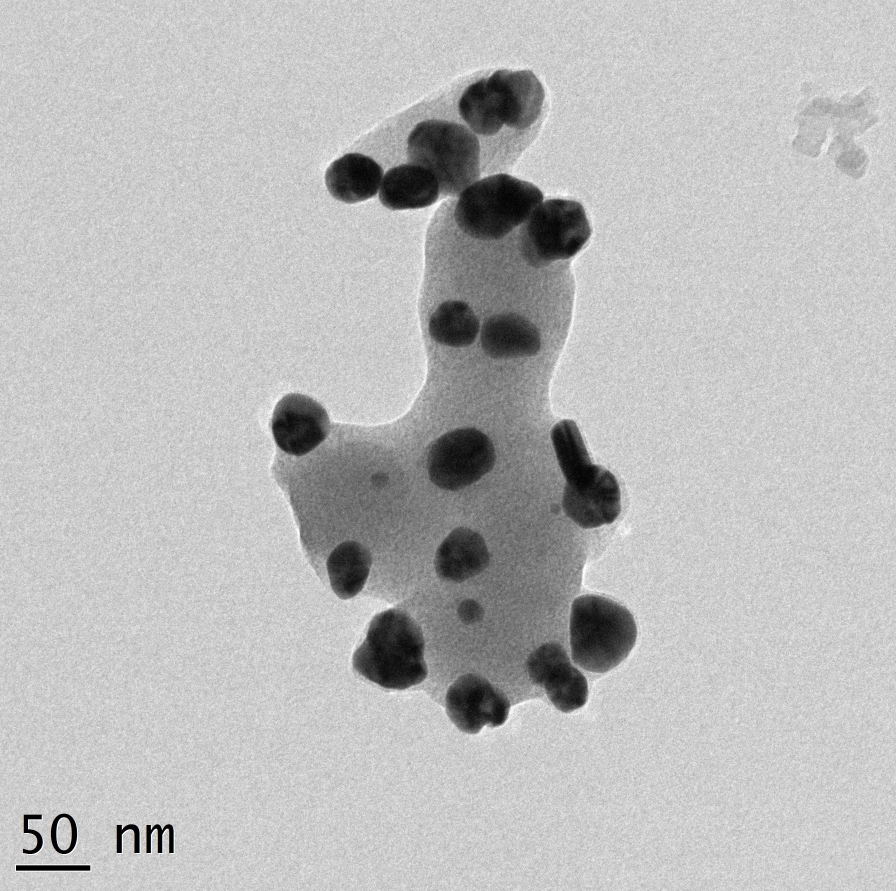
#> input picture basics/sample.jpg, 2688 x 2672 px (shown at 1/3 size)
$ python basic_ops.py   (older library calls are emulated)
#> lines starting #> are read from the running program, lines starting #| are printed output that depends on the picture; after the words box and inside, x2 and y2 are one past the last pixel; in counts of white or black regions, pixels touching at a corner belong together
# Basic Operation Python

# Accessing and Modifying pixel values
import cv2
import numpy as np
import os
from matplotlib import pyplot as plt
import sys
from skimage import io
from scipy import ndimage as nd


# [129 lines left out: functions changePixel, applyGuassianFilter, threshold, otsuThreshold, smoothing, not called in this run]

# smoothing()
# exit()


def morphologicalOps():

    img = cv2.imread(os.path.dirname(__file__) + '/sample.jpg', 0)
#> img: shape (2672, 2688); min 0, max 255, mean 186.8

    # img = cv2.medianBlur(img,5)
    # img = cv2.GaussianBlur(img,(5,5),0)
    th = 127
    maxTh = 255
    ret, thresh1 = cv2.threshold(img, th, maxTh, cv2.THRESH_BINARY )
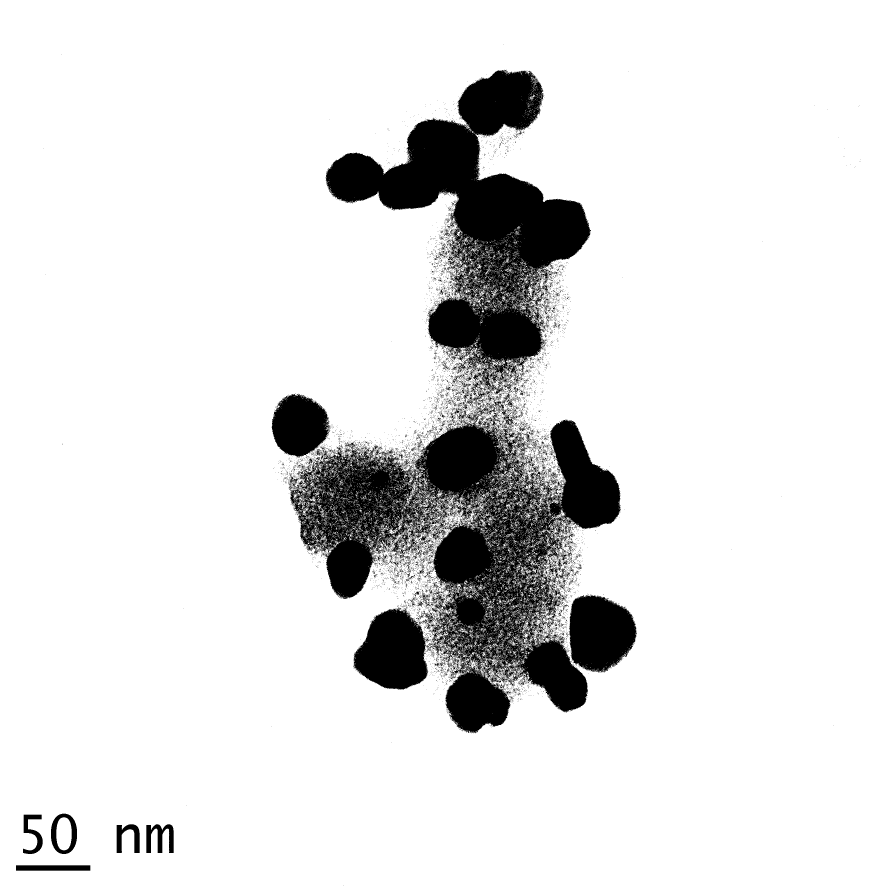
#> thresh1: shape (2672, 2688) (shown at 1/3 size); 88.8% white; 9966 black regions (9678 under 20 px), largest, box (x1, y1, x2, y2) and area: (867, 1207, 1863, 2200) 374494, (977, 209, 1773, 1184) 272834, (1060, 1822, 1285, 2069) 39093
#> ret = 127
    kernel = np.ones((5,5),np.float32)/25
    smoothedImg = cv2.filter2D(thresh1,-1,kernel)
    kernel = np.ones((5,5),np.uint8)
    erosion = cv2.erode(smoothedImg,kernel,iterations = 1)
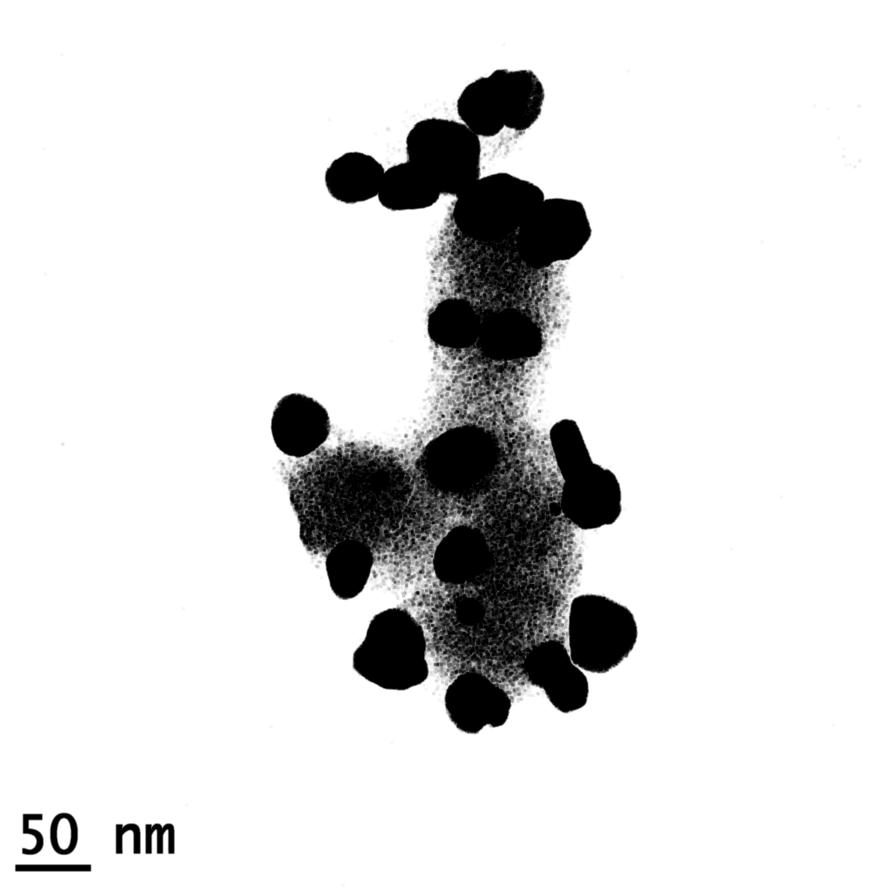
#> erosion: shape (2672, 2688) (shown at 1/3 size); min 0, max 255, mean 222.4
    dilation = cv2.dilate(smoothedImg,kernel,iterations = 1)
    opening = cv2.morphologyEx(smoothedImg, cv2.MORPH_OPEN, kernel)
    closing = cv2.morphologyEx(smoothedImg, cv2.MORPH_CLOSE, kernel)
    gradient = cv2.morphologyEx(smoothedImg, cv2.MORPH_GRADIENT, kernel)
    tophat = cv2.morphologyEx(smoothedImg, cv2.MORPH_TOPHAT, kernel)
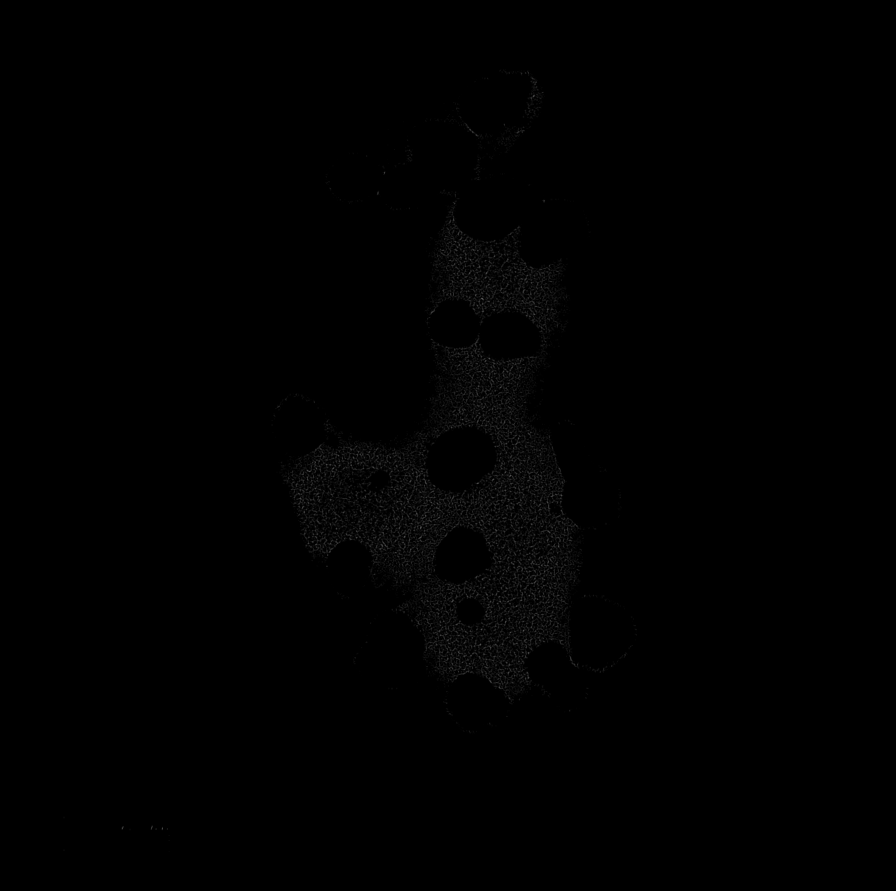
#> tophat: shape (2672, 2688) (shown at 1/3 size); min 0, max 122, mean 0.9
    blackhat = cv2.morphologyEx(smoothedImg, cv2.MORPH_BLACKHAT, kernel)
    dilationAfterErosion = cv2.dilate(erosion,kernel,iterations = 1)
    edges = cv2.Canny(dilationAfterErosion, 100,200)
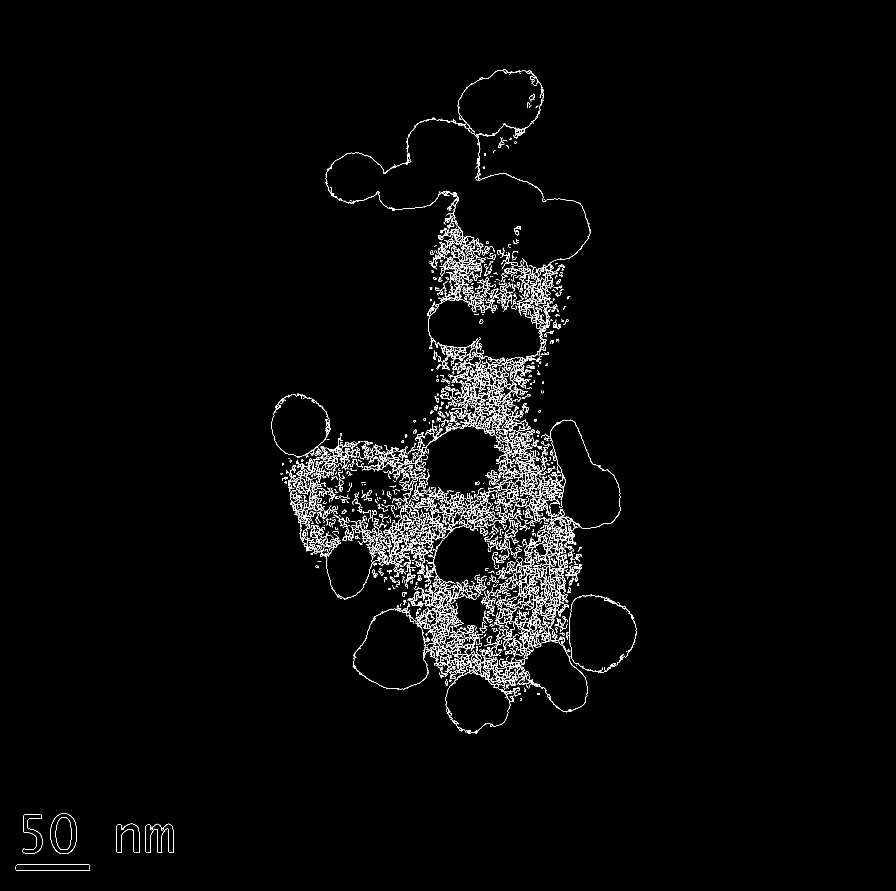
#> edges: shape (2672, 2688) (shown at 1/3 size); 1.6% white in thin lines or dots, all inside (x1, y1, x2, y2) = (46, 209, 1911, 2612)

    image, contours, hierarchy = cv2.findContours(dilationAfterErosion,cv2.RETR_TREE,cv2.CHAIN_APPROX_SIMPLE)
#> contours = 1167 contours, 902 with area under 20; largest, box (x1, y1, x2, y2) and area: (0, 0, 2688, 2672) 7176977, (980, 359, 1769, 805) 138244, (1287, 898, 1623, 1080) 37756, (1653, 1262, 1859, 1584) 37372, (1064, 1830, 1279, 2067) 36162
    cntImg = cv2.drawContours(img, contours, -1, (0,255,0), 3)
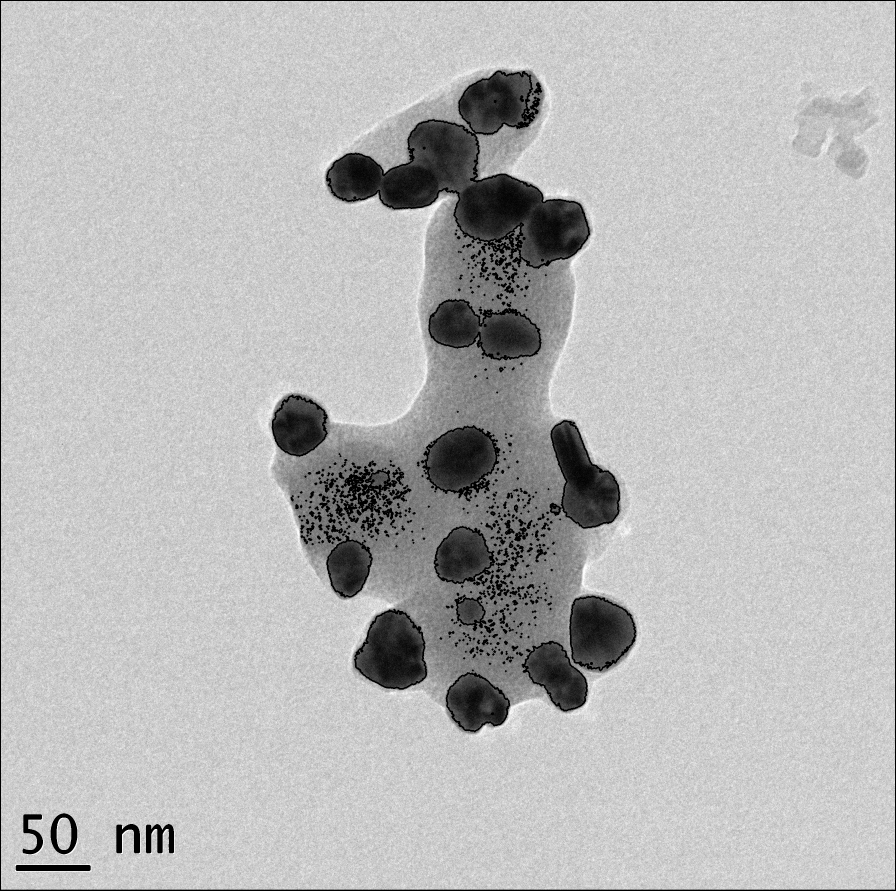
#> cntImg: shape (2672, 2688) (shown at 1/3 size); min 0, max 255, mean 184

    titles = ['Original Image', 'smoothedImg',
            'erosion', 'dilation','opening', 'closing', 'gradient', 'tophat', 'blackhat', 'dilationAfterErosion']
    images = [img, smoothedImg, erosion, dilation, opening, closing, gradient, tophat, blackhat, dilationAfterErosion]

    folder = "threshold_output"
    prefix = "morph_"
    # [5 lines of commented-out code are left out]

    for i in range(len(images)):
        plt.subplot(4, 3, i+1), plt.imshow(images[i], 'gray')
        plt.title(titles[i])
        plt.xticks([]), plt.yticks([])
#> this loop made 10 passes
        # cv2.imwrite(os.path.dirname(__file__) + '/' + folder + '/' + prefix + titles[i] + ".jpg", images[i])

    plt.show()

morphologicalOps()
exit()
#> (the program exits here)
